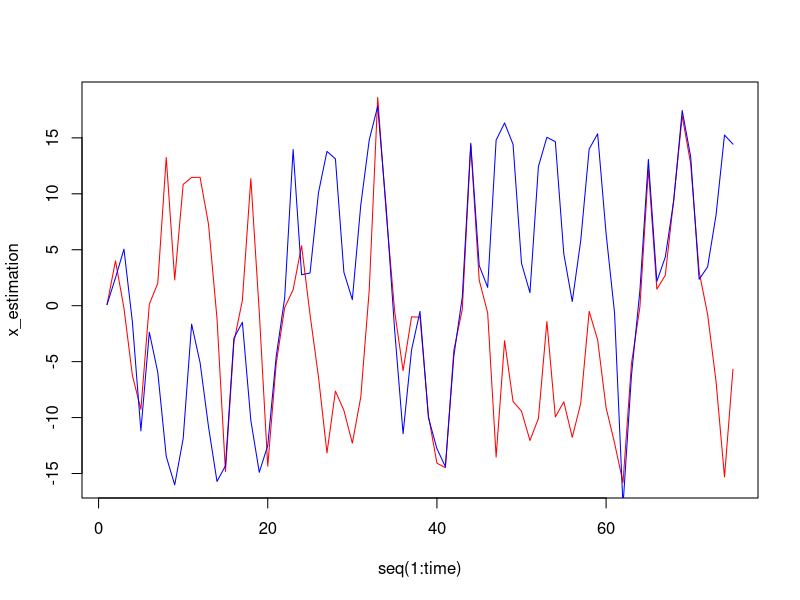

This figure's R source:
#初始化参数
x=0.1 #实际状态初始化
x_Noise=1 #转移方程噪声协方差
x_Relation=1 #量测方程噪声协方差
time=75 #75个时间点
N=1000 #粒子数

z_out=matrix(0,nrow=1,ncol=time) #实际量测值矩阵
z_out[,1]=x^2/20+rnorm(1,mean=0,sd=sqrt(x_Relation)) #第一个观测值

x_out=matrix(0,nrow=1,ncol=time) #实际状态矩阵
x_out[,1]=x #第一个真实状态
x_estimation=matrix(0,nrow=1,ncol=time) #状态估计值
x_estimation[,1]=x #第一个状态估计值

x_P_update=matrix(0,nrow=1,ncol=N) #下一阶段粒子预测值，服从预测分布p{x_t|y_1:t-1}
z_update=matrix(0,nrow=1,ncol=N) #通过粒子预测值得到的量测预测值,服从分布p{y_t|x_t(i)*}
P_weight=matrix(0,nrow=1,ncol=N) #权重


#初始化分布（正态）
Variance=2 #初始方差
x_P=matrix(0,nrow=1,ncol=N) #N个粒子

#生成初始随机粒子
i=1
for(i in 1:N)
{
  x_P[,i]=x+rnorm(1,mean=0,sd=sqrt(Variance)) #在初始状态附近生成服从正态分布的粒子群
}#上述循环中的正态分布即初始的后验概率分布p(x_0)

t=2
for(t in 2:time)
{
  #实际状态与观测值更新
  x=0.5*x+25*x/(1+x^2)+8*cos(1.2*(t-1))+rnorm(1,mean=0,sd=sqrt(x_Noise)) 
  z=x^2/20+rnorm(1,mean=0,sd=sqrt(x_Relation))
  x_out[,t]=x#x在现实中是未知的，所以下列程序中不应该出现x或x_out
  z_out[,t]=z#可用信息 
  
  i=1
  for(i in 1:N)
  {
    #预测阶段
    ##通过状态转移方程得到下一阶段的粒子，也就是状态的预测值x_t(i)*，服从预测分布p{x_t|y_1:t-1}
    x_P_update[,i]=0.5*x_P[,i]+25*x_P[,1]/(1+x_P[,i]^2)+8*cos(1.2*(t-1))+rnorm(1,mean=0,sd=sqrt(x_Noise))
    ##通过新的粒子群得到观测值的预测值y_t(i)*，服从分布p{y_t|x_t(i)*}
    z_update[,i]=x_P_update[,i]^2/20
    
    #更新阶段
    ##计算粒子的未归一化的权重（使得观测值的预测值与实际值值越接近的粒子权重越大）
    P_weight[,i]=dnorm(z,mean=z_update[,i],sd=x_Relation)
  }
  ##归一化权重
  i=1
  for(i in 1:N)
  {
    P_weight[,i]=P_weight[,i]/rowSums(P_weight)
  }
  
  ##根据归一化的权重抽样，得到x_t(i)
  x_P=t(data.matrix(sample(x_P_update,size=N,replace = TRUE,prob = P_weight))) 
  
  x_estimation[,t]=mean(x_P[1,]) #通过粒子估计真实状态x_t（由于重抽样，所有粒子的权重变为1/N）
}

#作图对比准确率，一般粒子数越多越准确？
plot(x =seq(1:time),y=x_estimation,type="l",col="red")
lines(x_out[,1:time],col="blue")


